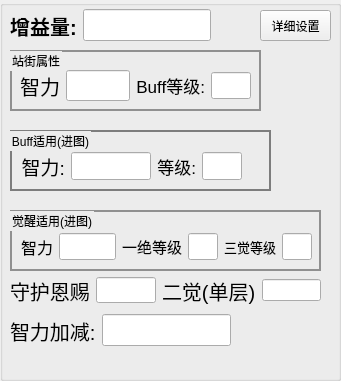
   <widget class="QGroupBox" name="groupBox_7">
    <property name="geometry">
     <rect>
      <x>110</x>
      <y>10</y>
      <width>341</width>
      <height>381</height>
     </rect>
    </property>
    <property name="font">
     <font>
      <pointsize>12</pointsize>
      <weight>75</weight>
      <bold>true</bold>
     </font>
    </property>
    <property name="styleSheet">
     <string notr="true">QGroupBox#groupBox_7{
 	border:0px solid rgb(177, 177, 177);
   
	border-radius:10px;

}

</string>
    </property>
    <property name="title">
     <string/>
    </property>
    <property name="flat">
     <bool>true</bool>
    </property>
    <widget class="QWidget" name="layoutWidget_11">
     <property name="geometry">
      <rect>
       <x>10</x>
       <y>0</y>
       <width>201</width>
       <height>51</height>
      </rect>
     </property>
     <layout class="QHBoxLayout" name="horizontalLayout_7">
      <item>
       <widget class="QLabel" name="label_31">
        <property name="font">
         <font>
          <family>Arial</family>
          <pointsize>15</pointsize>
          <weight>75</weight>
          <bold>true</bold>
         </font>
        </property>
        <property name="text">
         <string>增益量:</string>
        </property>
        <property name="alignment">
         <set>Qt::AlignCenter</set>
        </property>
       </widget>
      </item>
      <item>
       <widget class="QLineEdit" name="buff_liang">
        <property name="font">
         <font>
          <pointsize>15</pointsize>
         </font>
        </property>
        <property name="inputMask">
         <string notr="true"/>
        </property>
        <property name="text">
         <string/>
        </property>
        <property name="alignment">
         <set>Qt::AlignCenter</set>
        </property>
       </widget>
      </item>
     </layout>
    </widget>
    <widget class="QGroupBox" name="groupBox_5">
     <property name="geometry">
      <rect>
       <x>10</x>
       <y>50</y>
       <width>251</width>
       <height>61</height>
      </rect>
     </property>
     <property name="styleSheet">
      <string notr="true">QGroupBox { 
border: 2px solid rgb(144, 144, 144); 
}</string>
     </property>
     <property name="title">
      <string>站街属性</string>
     </property>
     <widget class="QWidget" name="layoutWidget">
      <property name="geometry">
       <rect>
        <x>10</x>
        <y>10</y>
        <width>231</width>
        <height>51</height>
       </rect>
      </property>
      <layout class="QHBoxLayout" name="horizontalLayout_4">
       <item>
        <widget class="QLabel" name="label_3">
         <property name="font">
          <font>
           <pointsize>15</pointsize>
          </font>
         </property>
         <property name="text">
          <string>智力</string>
         </property>
         <property name="alignment">
          <set>Qt::AlignRight|Qt::AlignTrailing|Qt::AlignVCenter</set>
         </property>
        </widget>
       </item>
       <item>
        <widget class="QLineEdit" name="zj_zhili">
         <property name="font">
          <font>
           <pointsize>14</pointsize>
          </font>
         </property>
         <property name="inputMask">
          <string/>
         </property>
         <property name="alignment">
          <set>Qt::AlignCenter</set>
         </property>
        </widget>
       </item>
       <item>
        <widget class="QLabel" name="label_5">
         <property name="font">
          <font>
           <pointsize>13</pointsize>
          </font>
         </property>
         <property name="text">
          <string>Buff等级:</string>
         </property>
         <property name="textFormat">
          <enum>Qt::AutoText</enum>
         </property>
         <property name="scaledContents">
          <bool>true</bool>
         </property>
         <property name="alignment">
          <set>Qt::AlignRight|Qt::AlignTrailing|Qt::AlignVCenter</set>
         </property>
        </widget>
       </item>
       <item>
        <widget class="QLineEdit" name="zl_lv">
         <property name="minimumSize">
          <size>
           <width>40</width>
           <height>0</height>
          </size>
         </property>
         <property name="maximumSize">
          <size>
           <width>40</width>
           <height>16777215</height>
          </size>
         </property>
         <property name="font">
          <font>
           <pointsize>12</pointsize>
          </font>
         </property>
         <property name="alignment">
          <set>Qt::AlignCenter</set>
         </property>
        </widget>
       </item>
      </layout>
     </widget>
    </widget>
    <widget class="QGroupBox" name="groupBox_6">
     <property name="geometry">
      <rect>
       <x>10</x>
       <y>130</y>
       <width>261</width>
       <height>61</height>
      </rect>
     </property>
     <property name="styleSheet">
      <string notr="true">QGroupBox { 
border: 2px solid rgb(125, 125, 125); 
}</string>
     </property>
     <property name="title">
      <string>Buff适用(进图)</string>
     </property>
     <property name="alignment">
      <set>Qt::AlignLeading|Qt::AlignLeft|Qt::AlignTop</set>
     </property>
     <property name="flat">
      <bool>true</bool>
     </property>
     <widget class="QWidget" name="layoutWidget">
      <property name="geometry">
       <rect>
        <x>11</x>
        <y>21</y>
        <width>221</width>
        <height>31</height>
       </rect>
      </property>
      <layout class="QHBoxLayout" name="horizontalLayout_8">
       <item>
        <widget class="QLabel" name="label_17">
         <property name="minimumSize">
          <size>
           <width>0</width>
           <height>0</height>
          </size>
         </property>
         <property name="maximumSize">
          <size>
           <width>111111</width>
           <height>22222</height>
          </size>
         </property>
         <property name="font">
          <font>
           <pointsize>14</pointsize>
          </font>
         </property>
         <property name="text">
          <string>智力:</string>
         </property>
         <property name="alignment">
          <set>Qt::AlignRight|Qt::AlignTrailing|Qt::AlignVCenter</set>
         </property>
        </widget>
       </item>
       <item>
        <widget class="QLineEdit" name="jt_zhili">
         <property name="font">
          <font>
           <pointsize>13</pointsize>
          </font>
         </property>
        </widget>
       </item>
       <item>
        <widget class="QLabel" name="label_33">
         <property name="minimumSize">
          <size>
           <width>0</width>
           <height>0</height>
          </size>
         </property>
         <property name="maximumSize">
          <size>
           <width>900</width>
           <height>400</height>
          </size>
         </property>
         <property name="font">
          <font>
           <pointsize>13</pointsize>
          </font>
         </property>
         <property name="text">
          <string>等级:</string>
         </property>
         <property name="alignment">
          <set>Qt::AlignRight|Qt::AlignTrailing|Qt::AlignVCenter</set>
         </property>
        </widget>
       </item>
       <item>
        <widget class="QLineEdit" name="jt_lv">
         <property name="minimumSize">
          <size>
           <width>40</width>
           <height>0</height>
          </size>
         </property>
         <property name="maximumSize">
          <size>
           <width>40</width>
           <height>16777215</height>
          </size>
         </property>
         <property name="font">
          <font>
           <pointsize>13</pointsize>
          </font>
         </property>
        </widget>
       </item>
      </layout>
     </widget>
    </widget>
    <widget class="QGroupBox" name="groupBox">
     <property name="geometry">
      <rect>
       <x>10</x>
       <y>210</y>
       <width>311</width>
       <height>61</height>
      </rect>
     </property>
     <property name="styleSheet">
      <string notr="true">QGroupBox { 
border: 2px solid rgb(144, 144, 144); 
}</string>
     </property>
     <property name="title">
      <string>觉醒适用(进图)</string>
     </property>
     <property name="flat">
      <bool>true</bool>
     </property>
     <widget class="QWidget" name="layoutWidget">
      <property name="geometry">
       <rect>
        <x>11</x>
        <y>21</y>
        <width>291</width>
        <height>31</height>
       </rect>
      </property>
      <layout class="QHBoxLayout" name="horizontalLayout_3">
       <item>
        <widget class="QLabel" name="label_15">
         <property name="font">
          <font>
           <pointsize>12</pointsize>
          </font>
         </property>
         <property name="text">
          <string>智力</string>
         </property>
        </widget>
       </item>
       <item>
        <widget class="QLineEdit" name="ty_zhili">
         <property name="font">
          <font>
           <pointsize>12</pointsize>
          </font>
         </property>
        </widget>
       </item>
       <item>
        <widget class="QLabel" name="label_47">
         <property name="font">
          <font>
           <pointsize>11</pointsize>
          </font>
         </property>
         <property name="text">
          <string>一绝等级</string>
         </property>
        </widget>
       </item>
       <item>
        <widget class="QLineEdit" name="ty_lv">
         <property name="minimumSize">
          <size>
           <width>30</width>
           <height>0</height>
          </size>
         </property>
         <property name="maximumSize">
          <size>
           <width>30</width>
           <height>16777215</height>
          </size>
         </property>
         <property name="font">
          <font>
           <pointsize>12</pointsize>
          </font>
         </property>
         <property name="alignment">
          <set>Qt::AlignCenter</set>
         </property>
        </widget>
       </item>
       <item>
        <widget class="QLabel" name="label_22">
         <property name="font">
          <font>
           <pointsize>10</pointsize>
          </font>
         </property>
         <property name="text">
          <string>三觉等级</string>
         </property>
        </widget>
       </item>
       <item>
        <widget class="QLineEdit" name="ty3_lv">
         <property name="minimumSize">
          <size>
           <width>30</width>
           <height>0</height>
          </size>
         </property>
         <property name="maximumSize">
          <size>
           <width>30</width>
           <height>16777215</height>
          </size>
         </property>
         <property name="font">
          <font>
           <pointsize>12</pointsize>
          </font>
         </property>
         <property name="alignment">
          <set>Qt::AlignCenter</set>
         </property>
        </widget>
       </item>
      </layout>
     </widget>
    </widget>
    <widget class="QPushButton" name="pushButton">
     <property name="geometry">
      <rect>
       <x>260</x>
       <y>10</y>
       <width>71</width>
       <height>31</height>
      </rect>
     </property>
     <property name="text">
      <string>详细设置</string>
     </property>
    </widget>
    <widget class="QWidget" name="layoutWidget">
     <property name="geometry">
      <rect>
       <x>10</x>
       <y>270</y>
       <width>311</width>
       <height>41</height>
      </rect>
     </property>
     <layout class="QHBoxLayout" name="horizontalLayout_12">
      <item>
       <widget class="QLabel" name="label_11">
        <property name="font">
         <font>
          <pointsize>15</pointsize>
         </font>
        </property>
        <property name="text">
         <string>守护恩赐</string>
        </property>
       </widget>
      </item>
      <item>
       <widget class="QLineEdit" name="naiba_sh">
        <property name="minimumSize">
         <size>
          <width>40</width>
          <height>0</height>
         </size>
        </property>
        <property name="maximumSize">
         <size>
          <width>110</width>
          <height>16777215</height>
         </size>
        </property>
        <property name="font">
         <font>
          <family>Bahnschrift</family>
          <pointsize>10</pointsize>
         </font>
        </property>
       </widget>
      </item>
      <item>
       <widget class="QLabel" name="label_13">
        <property name="font">
         <font>
          <pointsize>15</pointsize>
         </font>
        </property>
        <property name="text">
         <string>二觉(单层)</string>
        </property>
       </widget>
      </item>
      <item>
       <widget class="QLineEdit" name="naiba_ej"/>
      </item>
     </layout>
    </widget>
    <widget class="QWidget" name="layoutWidget">
     <property name="geometry">
      <rect>
       <x>10</x>
       <y>310</y>
       <width>221</width>
       <height>41</height>
      </rect>
     </property>
     <layout class="QHBoxLayout" name="horizontalLayout_11">
      <item>
       <widget class="QLabel" name="label_6">
        <property name="font">
         <font>
          <pointsize>15</pointsize>
          <weight>50</weight>
          <bold>false</bold>
         </font>
        </property>
        <property name="text">
         <string>智力加减:</string>
        </property>
       </widget>
      </item>
      <item>
       <widget class="QLineEdit" name="add">
        <property name="font">
         <font>
          <pointsize>15</pointsize>
         </font>
        </property>
       </widget>
      </item>
     </layout>
    </widget>
   </widget>
